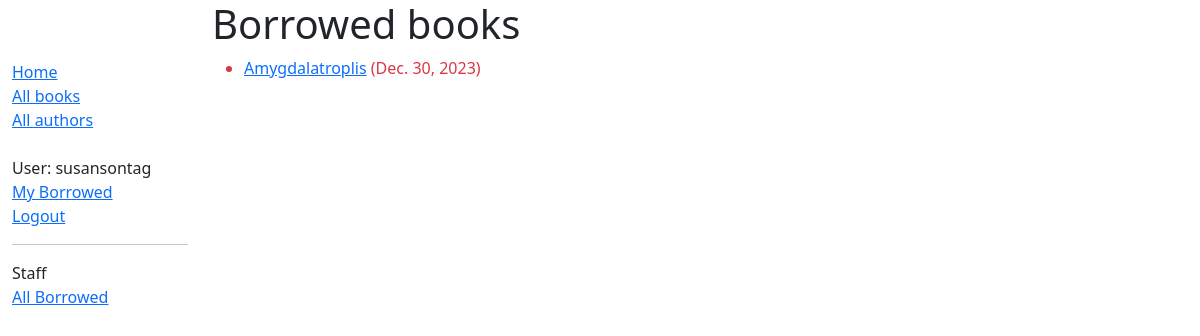
The app's page /catalog/mybooks/ (signed in), older data.
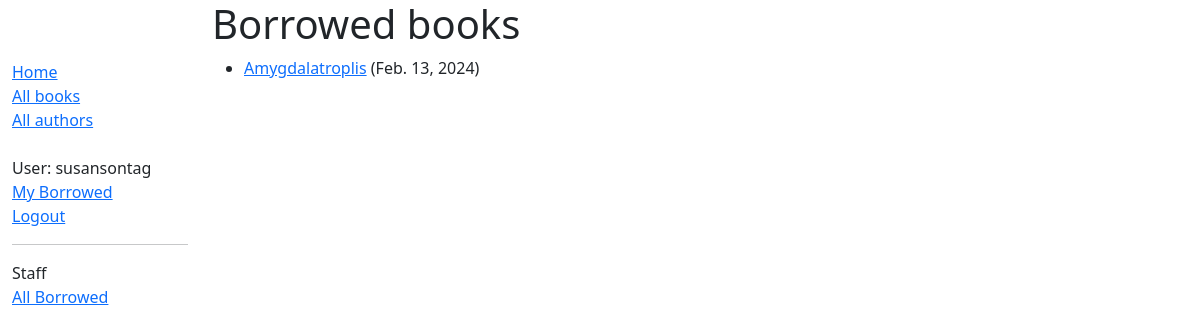
The same page, newer data.
### catalog/models.py (models this page shows, shortened)
class BookInstance(models.Model):
    book = models.ForeignKey('Book', on_delete=models.RESTRICT,
                             null=True)
    id = models.UUIDField(primary_key=True, default=uuid.uuid4,
                          help_text="Unique ID for this particular book "
                                    "across the whole library")
    imprint = models.CharField(max_length=200)
    due_back = models.DateField(null=True, blank=True)
    borrower = models.ForeignKey(settings.AUTH_USER_MODEL, on_delete=models.SET_NULL, null=True, blank=True)
    LOAN_STATUS = (
        ('m', 'Maintenance'),
        ('o', 'On loan'),
        ('a', 'Available'),
        ('r', 'Reserved'),
    )
    status = models.CharField(
        max_length=1,
        choices=LOAN_STATUS,
        blank=True,
        default='m',
        help_text='Book availability',
    )
    class Meta:
        ordering = ['book', 'due_back']
        permissions = (("can_mark_returned", "Set book as returned"),)
    def is_overdue(self):
        return bool(self.due_back and date.today() > self.due_back)

class Book(models.Model):
    title = models.CharField(max_length=200)
    volume = models.IntegerField(null=True, blank=True)
    author = models.ForeignKey('Author', on_delete=models.RESTRICT, null=True)
    summary = models.TextField(
        max_length=1000, help_text="Enter a brief description of the book")
    ibsn = models.CharField('IBSN', max_length=13,
                            unique=True, help_text='13 Characters <a '
                                                   'href="https://www.isbn-international.org/content/what-isbn'
                                                   '">ISBN number</a>')
    genre = models.ManyToManyField(Genre, help_text="Select a genre for this book")
    language = models.ForeignKey(
        'Language', on_delete=models.SET_NULL, null=True)
    def display_genre(self):
        """Create a string for the Genre. This is required to display genre in Admin."""
        return ', '.join(genre.name for genre in self.genre.all()[:3])
    display_genre.short_description = 'Genre'

### catalog/views.py (the view)
# urls.py: path('mybooks/', views.LoanedBooksByUserListView.as_view(), name='my-borrowed'),
class LoanedBooksByUserListView(LoginRequiredMixin, generic.ListView):
    model = BookInstance
    template_name = 'catalog/bookinstance_list_borrowed_user.html'
    paginate_by = 20
    def get_queryset(self):
        return (
            BookInstance.objects.filter(borrower=self.request.user)
            .filter(status__exact='o')
            .order_by('due_back')
        )

### catalog/templates/catalog/bookinstance_list_borrowed_user.html
{% extends "base_generic.html" %}
{% block content %}
    <h1>Borrowed books</h1>
    {% if bookinstance_list %}
    <ul>
      {% for bookinst in bookinstance_list %}
      <li class="{% if bookinst.is_overdue %}text-danger{% endif %}">
        <a href="{% url 'book-detail' bookinst.book.pk %}">{{ bookinst.book.title }}</a> ({{ bookinst.due_back }})
      </li>
      {% endfor %}
    </ul>
    {% else %}
      <p>There are no books borrowed.</p>
    {% endif %}
{% endblock %}

Row changes from the older to the newer data that the page shows:
changed BookInstance "Amygdalatroplis": due_back "Dec. 30, 2023" → "Feb. 13, 2024"
